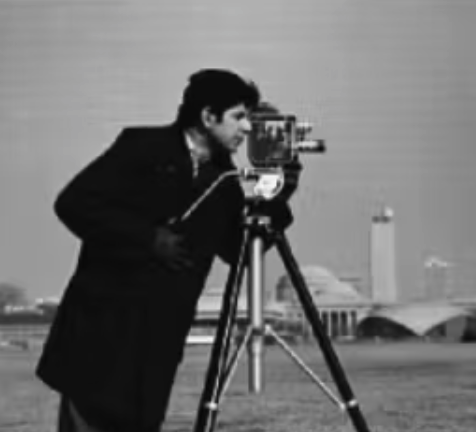
#> input picture open_cv/phase5/man.png, 476 x 432 px
$ python threshold.py
#> lines starting #> are read from the running program, lines starting #| are printed output that depends on the picture; after the words box and inside, x2 and y2 are one past the last pixel; in counts of white or black regions, pixels touching at a corner belong together
# =============================================================================
# Thresholding is a technique used to separate objects from the background
# by converting a grayscale image into a binary image (black and white).
# =============================================================================
# | Parameter        | Meaning                               |
# | ---------------- | ------------------------------------- |
# | `src`            | Grayscale image                       |
# | `thresh_value`   | Threshold value                       |
# | `max_value`      | Value assigned when condition is true |
# | `threshold_type` | Type of thresholding                  |
# =============================================================================

# =============================================================================
# | Threshold Type      | OpenCV Constant         | Rule Applied                              |
# | ------------------- | ----------------------- | ----------------------------------------- |
# | **Binary**          | `cv2.THRESH_BINARY`     | pixel > thresh → maxValue, else → 0       |
# | **Binary Inverse**  | `cv2.THRESH_BINARY_INV` | pixel > thresh → 0, else → maxValue       |
# | **Truncate**        | `cv2.THRESH_TRUNC`      | pixel > thresh → thresh, else → unchanged |
# | **To Zero**         | `cv2.THRESH_TOZERO`     | pixel > thresh → unchanged, else → 0      |
# | **To Zero Inverse** | `cv2.THRESH_TOZERO_INV` | pixel > thresh → 0, else → unchanged      |
# =============================================================================


import cv2

# only gray scale image
img = cv2.imread('man.png',cv2.IMREAD_GRAYSCALE)
#> img: shape (432, 476); min 4, max 246, mean 111


ret, thresh_img = cv2.threshold(img, 100, 255, cv2.THRESH_BINARY)
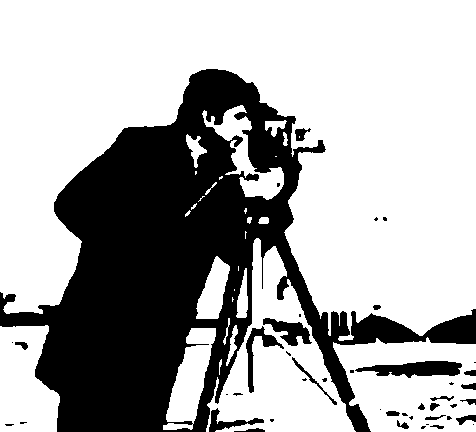
#> thresh_img: shape (432, 476); 67.3% white; 45 black regions (24 under 20 px), largest, box (x1, y1, x2, y2) and area: (0, 69, 476, 432) 63169, (355, 361, 462, 378) 1134, (263, 318, 312, 346) 637


cv2.imshow('original image', img)
cv2.imshow('threshold image', thresh_img)

cv2.waitKey(0)
cv2.destroyAllWindows()
